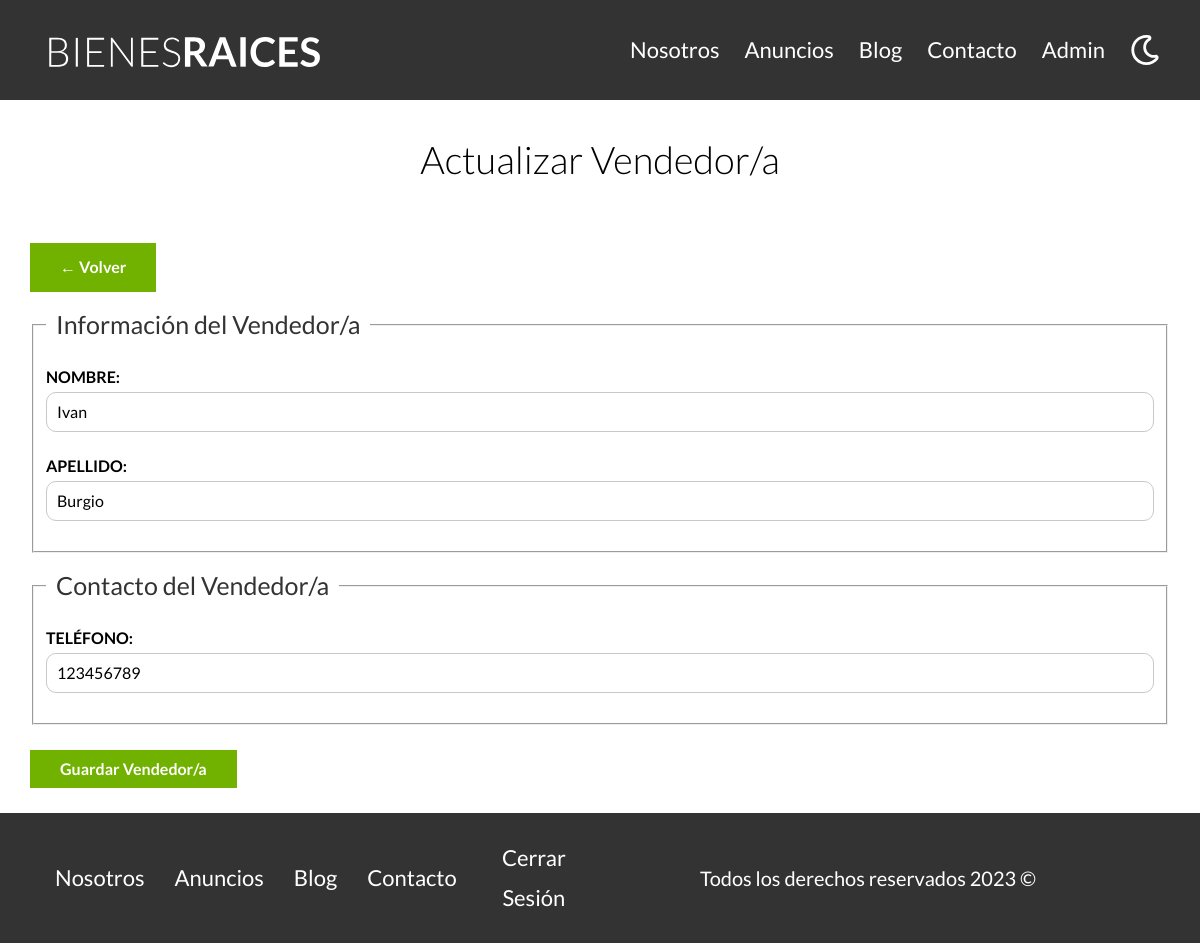
The app's page /vendedores/actualizar?id=1 (signed in) with its own data.
### tables this page shows
CREATE TABLE `vendedores` (
  `id` int NOT NULL AUTO_INCREMENT,
  `nombre` varchar(45) DEFAULT NULL,
  `apellido` varchar(45) DEFAULT NULL,
  `telefono` varchar(10) DEFAULT NULL,
  PRIMARY KEY (`id`)
);

### controllers/VendedorController.php (called while the page is built, shortened)
<?php
class VendedorController {
    public static function actualizar(Router $router) {
        $id = validarORedireccionar('/admin');
        $vendedor = Vendedor::find($id);
        $errores = Vendedor::getErrores();
        $router->render('/vendedores/actualizar', [
            'vendedor' => $vendedor,
            'errores' => $errores
        ]);
    }
}

### public/index.php (called while the page is built, shortened)
<?php
$router = new Router();
$router->get('/admin',[PropiedadController::class, 'index']);
$router->get('/propiedades/crear',[PropiedadController::class, 'crear']);
$router->post('/propiedades/crear',[PropiedadController::class, 'crear']);
$router->get('/propiedades/actualizar',[PropiedadController::class, 'actualizar']);
$router->post('/propiedades/actualizar',[PropiedadController::class, 'actualizar']);
$router->post('/propiedades/eliminar',[PropiedadController::class, 'eliminar']);
$router->get('/vendedores/crear',[VendedorController::class, 'crear']);
$router->post('/vendedores/crear',[VendedorController::class, 'crear']);
$router->get('/vendedores/actualizar',[VendedorController::class, 'actualizar']);
$router->post('/vendedores/actualizar',[VendedorController::class, 'actualizar']);
$router->post('/vendedores/eliminar',[VendedorController::class, 'eliminar']);
$router->get('/blogs/crear',[BlogController::class, 'crear']);
$router->post('/blogs/crear',[BlogController::class, 'crear']);
$router->get('/blogs/actualizar',[BlogController::class, 'actualizar']);
$router->post('/blogs/actualizar',[BlogController::class, 'actualizar']);
$router->post('/blogs/eliminar',[BlogController::class, 'eliminar']);
$router->get('/',[PaginasController::class,'index']);
$router->get('/nosotros',[PaginasController::class,'nosotros']);
$router->get('/anuncios',[PaginasController::class,'anuncios']);
$router->get('/anuncio',[PaginasController::class,'anuncio']);
$router->get('/blog',[PaginasController::class,'blog']);
$router->get('/entrada',[PaginasController::class,'entrada']);
$router->get('/contacto',[PaginasController::class,'contacto']);
$router->post('/contacto',[PaginasController::class,'contacto']);
$router->get('/login',[LoginController::class, 'login']);
$router->post('/login',[LoginController::class, 'login']);
$router->get('/logout',[LoginController::class, 'logout']);
$router->comprobarRutas();

### includes/funciones.php (called while the page is built, shortened)
<?php
function s($html) : string{
    $s = htmlspecialchars($html);
    return $s;
}
function validarORedireccionar(string $url) {
    $id = $_GET['id'];
    $id = filter_var($id, FILTER_VALIDATE_INT);
    return $id;
}

### models/ActiveRecord.php (called while the page is built, shortened)
<?php
class ActiveRecord {
    protected static $db;
    protected static $tabla = '';
    public static function setDB($database) {
        self::$db = $database;
    }
    public static function find($id) {
        $query = "SELECT * FROM " . static::$tabla . " WHERE id = $id";
        $resultado = self::consultarSQL($query);
        return array_shift($resultado);
    }
    public static function consultarSQL($query) {
        $resultado = self::$db->query($query);
        $array = [];
        while ($registro = $resultado->fetch_assoc()) {
            $array[] = static::crearObjeto($registro);
        }
        return $array;
    }
    protected static function crearObjeto($registro) {
        $objeto = new static;
        foreach ($registro as $key => $value) {
            if (property_exists($objeto,$key)) {
                $objeto->$key = $value;
            }
        }
        return $objeto;
    }
}

### views/vendedores/formulario_vendedores.php (the view)
<fieldset>
    <legend>Información del Vendedor/a</legend>
    <label for="nombre">Nombre:</label>
    <input
        type="text"
        id="nombre"
        name="vendedor[nombre]"
        placeholder="Nombre Vendedor/a"
        value="<?php echo s($vendedor->nombre); ?>"
    >
    <label for="apellido">Apellido:</label>
    <input
        type="text"
        id="apellido"
        name="vendedor[apellido]"
        placeholder="Apellido Vendedor/a"
        value="<?php echo s($vendedor->apellido); ?>"
    >
</fieldset>
<fieldset>
    <legend>Contacto del Vendedor/a</legend>
    <label for="telefono">Teléfono:</label>
    <input
        type="tel"
        id="telefono"
        name="vendedor[telefono]"
        placeholder="Teléfono Vendedor/a"
        value="<?php echo s($vendedor->telefono); ?>"
    >
</fieldset>

### public/build/css/app.css (style rules this page uses)
html { -webkit-text-size-adjust:100%;line-height:1.15 }
body { margin:0 }
button,input,optgroup,select,textarea { font-family:inherit;font-size:100%;line-height:1.15;margin:0 }
button,input { overflow:visible }
fieldset { padding:.35em .75em .625em }
legend { box-sizing:border-box;color:inherit;display:table;max-width:100%;padding:0;white-space:normal }
html { box-sizing:border-box;font-size:62.5% }
*,:after,:before { box-sizing:inherit }
body { font-family:Lato,sans-serif;font-size:1.6rem;line-height:1.8 }
.formulario legend { color:#333;font-size:2.5rem;padding:1rem }
.formulario label { display:block;font-weight:700;text-transform:uppercase }
.formulario input:not([type=submit]),.formulario select,.formulario textarea { background-color:#fff;border:1px solid #cac8c8;border-radius:1rem;display:block;margin-bottom:2rem;padding:1rem;width:100% }

### records on screen
vendedores: nombre "Ivan", apellido "Burgio", telefono "123456789"
